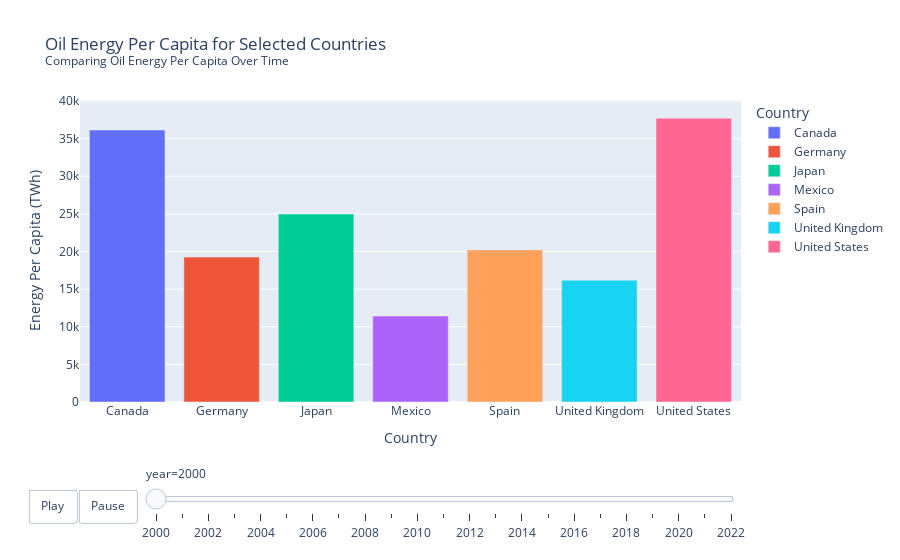

Source (notebook cell):
### Code cell
# Load and filter the data for the years from 2000 to 2024
filtered_df = df[(df['year'] >= 2000) & (df['year'] <= 2024)]

# Define the countries of interest
selected_countries = [
    'Canada', 'Germany', 'Japan', 'Mexico', 
    'Spain', 'United Kingdom', 'United States'
]

# Filter the DataFrame for the selected countries
ct = filtered_df[filtered_df['country'].isin(selected_countries)]

# Create the animation bar chart for oil energy per capita
fig_oil = px.bar(
    ct, 
    x='country', 
    y='oil_energy_per_capita', 
    color='country',
    animation_frame="year", 
    animation_group="country", 
    range_y=[0, ct['oil_energy_per_capita'].max()], 
    title=('Oil Energy Per Capita for Selected Countries<br><sup>Comparing Oil Energy Per Capita Over Time</sup>'),
    labels={'oil_energy_per_capita': 'Energy Per Capita (TWh)', 'country': 'Country'}
)

# Adding Play and Pause buttons
fig_oil.update_layout(
    updatemenus=[{
        'buttons': [
            {
                'args': [None, {'frame': {'duration': 1000, 'redraw': True}, 'fromcurrent': True}],
                'label': 'Play',
                'method': 'animate'
            },
            {
                'args': [[None], {'frame': {'duration': 0, 'redraw': False}, 'mode': 'immediate', 'transition': {'duration': 0}}],
                'label': 'Pause',
                'method': 'animate'
            }
        ],
        'direction': 'left',
        'pad': {'r': 10, 't': 87},
        'showactive': False,
        'type': 'buttons',
        'x': 0.1,
        'xanchor': 'right',
        'y': 0,
        'yanchor': 'top'
    }]
)

# Display the figure
fig_oil.show()

### Figure 1 — Plotly figure (JSON) as saved in the notebook; plotly's stock layout.template omitted (floating-point values rounded to 4 significant figures)
{"data": [{"alignmentgroup": "True", "hovertemplate": "Country=%{x}<br>year=2000<br>Energy Per Capita (TWh)=%{y}<extra></extra>", "ids": ["Canada"], "legendgroup": "Canada", "marker": {"color": "#636efa", "pattern": {"shape": ""}}, "name": "Canada", "offsetgroup": "Canada", "orientation": "v", "showlegend": true, "textposition": "auto", "type": "bar", "x": ["Canada"], "xaxis": "x", "y": [36150.0], "yaxis": "y"}, {"alignmentgroup": "True", "hovertemplate": "Country=%{x}<br>year=2000<br>Energy Per Capita (TWh)=%{y}<extra></extra>", "ids": ["Germany"], "legendgroup": "Germany", "marker": {"color": "#EF553B", "pattern": {"shape": ""}}, "name": "Germany", "offsetgroup": "Germany", "orientation": "v", "showlegend": true, "textposition": "auto", "type": "bar", "x": ["Germany"], "xaxis": "x", "y": [19260.0], "yaxis": "y"}, {"alignmentgroup": "True", "hovertemplate": "Country=%{x}<br>year=2000<br>Energy Per Capita (TWh)=%{y}<extra></extra>", "ids": ["Japan"], "legendgroup": "Japan", "marker": {"color": "#00cc96", "pattern": {"shape": ""}}, "name": "Japan", "offsetgroup": "Japan", "orientation": "v", "showlegend": true, "textposition": "auto", "type": "bar", "x": ["Japan"], "xaxis": "x", "y": [24990.0], "yaxis": "y"}, {"alignmentgroup": "True", "hovertemplate": "Country=%{x}<br>year=2000<br>Energy Per Capita (TWh)=%{y}<extra></extra>", "ids": ["Mexico"], "legendgroup": "Mexico", "marker": {"color": "#ab63fa", "pattern": {"shape": ""}}, "name": "Mexico", "offsetgroup": "Mexico", "orientation": "v", "showlegend": true, "textposition": "auto", "type": "bar", "x": ["Mexico"], "xaxis": "x", "y": [11420.0], "yaxis": "y"}, {"alignmentgroup": "True", "hovertemplate": "Country=%{x}<br>year=2000<br>Energy Per Capita (TWh)=%{y}<extra></extra>", "ids": ["Spain"], "legendgroup": "Spain", "marker": {"color": "#FFA15A", "pattern": {"shape": ""}}, "name": "Spain", "offsetgroup": "Spain", "orientation": "v", "showlegend": true, "textposition": "auto", "type": "bar", "x": ["Spain"], "xaxis": "x", "y": [20220.0], "yaxis": "y"}, {"alignmentgroup": "True", "hovertemplate": "Country=%{x}<br>year=2000<br>Energy Per Capita (TWh)=%{y}<extra></extra>", "ids": ["United Kingdom"], "legendgroup": "United Kingdom", "marker": {"color": "#19d3f3", "pattern": {"shape": ""}}, "name": "United Kingdom", "offsetgroup": "United Kingdom", "orientation": "v", "showlegend": true, "textposition": "auto", "type": "bar", "x": ["United Kingdom"], "xaxis": "x", "y": [16180.0], "yaxis": "y"}, {"alignmentgroup": "True", "hovertemplate": "Country=%{x}<br>year=2000<br>Energy Per Capita (TWh)=%{y}<extra></extra>", "ids": ["United States"], "legendgroup": "United States", "marker": {"color": "#FF6692", "pattern": {"shape": ""}}, "name": "United States", "offsetgroup": "United States", "orientation": "v", "showlegend": true, "textposition": "auto", "type": "bar", "x": ["United States"], "xaxis": "x", "y": [37730.0], "yaxis": "y"}], "layout": {"barmode": "relative", "legend": {"title": {"text": "Country"}, "tracegroupgap": 0}, "sliders": [{"active": 0, "currentvalue": {"prefix": "year="}, "len": 0.9, "pad": {"b": 10, "t": 60}, "steps": [{"args": [["2000"], {"frame": {"duration": 0, "redraw": true}, "fromcurrent": true, "mode": "immediate", "transition": {"duration": 0, "easing": "linear"}}], "label": "2000", "method": "animate"}, {"args": [["2001"], {"frame": {"duration": 0, "redraw": true}, "fromcurrent": true, "mode": "immediate", "transition": {"duration": 0, "easing": "linear"}}], "label": "2001", "method": "animate"}, {"args": [["2002"], {"frame": {"duration": 0, "redraw": true}, "fromcurrent": true, "mode": "immediate", "transition": {"duration": 0, "easing": "linear"}}], "label": "2002", "method": "animate"}, {"args": [["2003"], {"frame": {"duration": 0, "redraw": true}, "fromcurrent": true, "mode": "immediate", "transition": {"duration": 0, "easing": "linear"}}], "label": "2003", "method": "animate"}, {"args": [["2004"], {"frame": {"duration": 0, "redraw": true}, "fromcurrent": true, "mode": "immediate", "transition": {"duration": 0, "easing": "linear"}}], "label": "2004", "method": "animate"}, {"args": [["2005"], {"frame": {"duration": 0, "redraw": true}, "fromcurrent": true, "mode": "immediate", "transition": {"duration": 0, "easing": "linear"}}], "label": "2005", "method": "animate"}, {"args": [["2006"], {"frame": {"duration": 0, "redraw": true}, "fromcurrent": true, "mode": "immediate", "transition": {"duration": 0, "easing": "linear"}}], "label": "2006", "method": "animate"}, {"args": [["2007"], {"frame": {"duration": 0, "redraw": true}, "fromcurrent": true, "mode": "immediate", "transition": {"duration": 0, "easing": "linear"}}], "label": "2007", "method": "animate"}, {"args": [["2008"], {"frame": {"duration": 0, "redraw": true}, "fromcurrent": true, "mode": "immediate", "transition": {"duration": 0, "easing": "linear"}}], "label": "2008", "method": "animate"}, {"args": [["2009"], {"frame": {"duration": 0, "redraw": true}, "fromcurrent": true, "mode": "immediate", "transition": {"duration": 0, "easing": "linear"}}], "label": "2009", "method": "animate"}, {"args": [["2010"], {"frame": {"duration": 0, "redraw": true}, "fromcurrent": true, "mode": "immediate", "transition": {"duration": 0, "easing": "linear"}}], "label": "2010", "method": "animate"}, {"args": [["2011"], {"frame": {"duration": 0, "redraw": true}, "fromcurrent": true, "mode": "immediate", "transition": {"duration": 0, "easing": "linear"}}], "label": "2011", "method": "animate"}, {"args": [["2012"], {"frame": {"duration": 0, "redraw": true}, "fromcurrent": true, "mode": "immediate", "transition": {"duration": 0, "easing": "linear"}}], "label": "2012", "method": "animate"}, {"args": [["2013"], {"frame": {"duration": 0, "redraw": true}, "fromcurrent": true, "mode": "immediate", "transition": {"duration": 0, "easing": "linear"}}], "label": "2013", "method": "animate"}, {"args": [["2014"], {"frame": {"duration": 0, "redraw": true}, "fromcurrent": true, "mode": "immediate", "transition": {"duration": 0, "easing": "linear"}}], "label": "2014", "method": "animate"}, {"args": [["2015"], {"frame": {"duration": 0, "redraw": true}, "fromcurrent": true, "mode": "immediate", "transition": {"duration": 0, "easing": "linear"}}], "label": "2015", "method": "animate"}, {"args": [["2016"], {"frame": {"duration": 0, "redraw": true}, "fromcurrent": true, "mode": "immediate", "transition": {"duration": 0, "easing": "linear"}}], "label": "2016", "method": "animate"}, {"args": [["2017"], {"frame": {"duration": 0, "redraw": true}, "fromcurrent": true, "mode": "immediate", "transition": {"duration": 0, "easing": "linear"}}], "label": "2017", "method": "animate"}, {"args": [["2018"], {"frame": {"duration": 0, "redraw": true}, "fromcurrent": true, "mode": "immediate", "transition": {"duration": 0, "easing": "linear"}}], "label": "2018", "method": "animate"}, {"args": [["2019"], {"frame": {"duration": 0, "redraw": true}, "fromcurrent": true, "mode": "immediate", "transition": {"duration": 0, "easing": "linear"}}], "label": "2019", "method": "animate"}, {"args": [["2020"], {"frame": {"duration": 0, "redraw": true}, "fromcurrent": true, "mode": "immediate", "transition": {"duration": 0, "easing": "linear"}}], "label": "2020", "method": "animate"}, {"args": [["2021"], {"frame": {"duration": 0, "redraw": true}, "fromcurrent": true, "mode": "immediate", "transition": {"duration": 0, "easing": "linear"}}], "label": "2021", "method": "animate"}, {"args": [["2022"], {"frame": {"duration": 0, "redraw": true}, "fromcurrent": true, "mode": "immediate", "transition": {"duration": 0, "easing": "linear"}}], "label": "2022", "method": "animate"}], "x": 0.1, "xanchor": "left", "y": 0, "yanchor": "top"}], "title": {"text": "Oil Energy Per Capita for Selected Countries<br><sup>Comparing Oil Energy Per Capita Over Time</sup>"}, "updatemenus": [{"buttons": [{"args": [null, {"frame": {"duration": 1000, "redraw": true}, "fromcurrent": true}], "label": "Play", "method": "animate"}, {"args": [[null], {"frame": {"duration": 0, "redraw": false}, "mode": "immediate", "transition": {"duration": 0}}], "label": "Pause", "method": "animate"}], "direction": "left", "pad": {"r": 10, "t": 87}, "showactive": false, "type": "buttons", "x": 0.1, "xanchor": "right", "y": 0, "yanchor": "top"}], "xaxis": {"anchor": "y", "categoryarray": ["Canada", "Germany", "Japan", "Mexico", "Spain", "United Kingdom", "United States"], "categoryorder": "array", "domain": [0, 1], "title": {"text": "Country"}}, "yaxis": {"anchor": "x", "domain": [0, 1], "range": [0, 40140.0], "title": {"text": "Energy Per Capita (TWh)"}}}}
